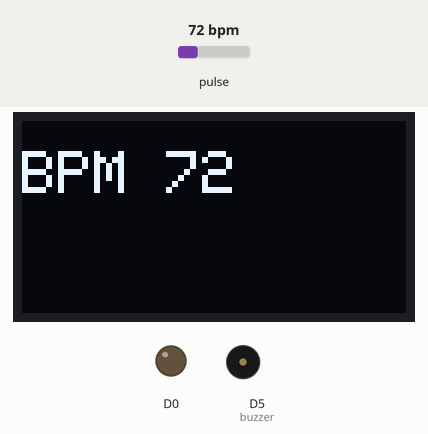
Simulated run of this program. Board: ESP8266 (Wemos D1 mini). On the bench: 128×64 one-colour display, output pins drawn as LEDs (lit = HIGH), buzzer (waves = sounding). Inputs (shaded band) come from the test bench; at power-on: pulse 72 bpm. WiFi joins after 1.5 s; servers stay silent unless stated; what the program prints to the serial monitor is not drawn.

Above: at 3.9 s.
4.0 s: pulse set to 42 bpm
At 4.4 s:
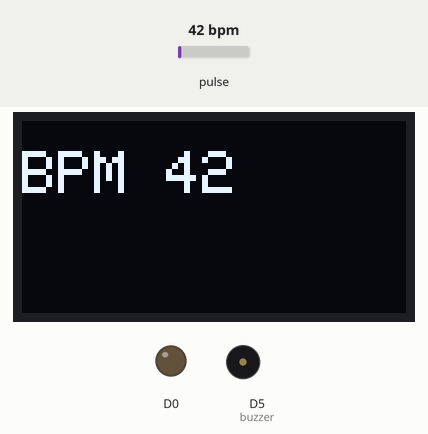
5.5 s: pulse set to 70 bpm
At 6.7 s:
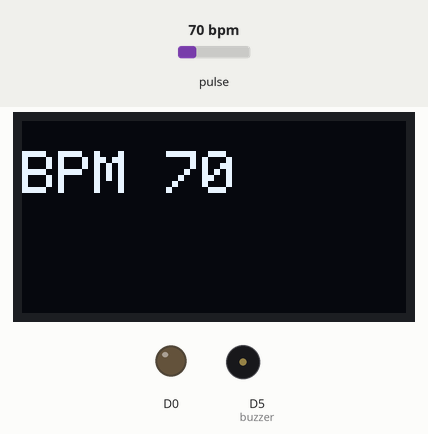
7.0 s: pulse set to 100 bpm
At 8.0 s:
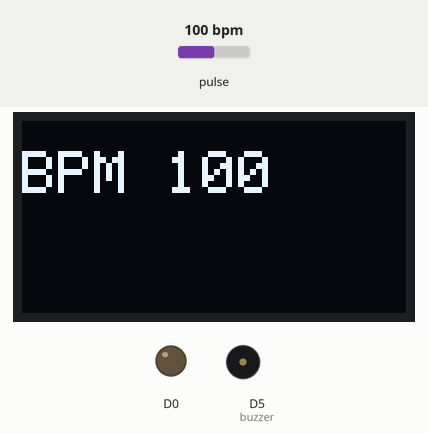
Timing chart, 0 to 10.0 s (numbered marks = the images above; inputs shaded):
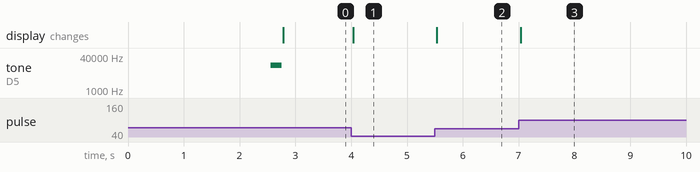

Measured:
- after the input at 4.0 s, the display: changes at once (image 1)
- after the input at 5.5 s, the display: changes at once (image 2)
- after the input at 7.0 s, the display: changes at once (image 3)

The program:

main.cpp
```cpp
/*--------Use This Sketch To------------------------------------------
1) Displays Beats per minture to oled screen.
2) Prints average Beats per minute to database.
2) Learn about using a PulseSensor Library "Object".
4) Blinks LED on PIN 13 with user's Heartbeat.
--------------------------------------------------------------------*/
#include <Wire.h>
#include <Adafruit_GFX.h>
#include "Adafruit_SSD1306.h"
#include <ESP8266WiFi.h>
#include <ESP8266HTTPClient.h>
#define USE_ARDUINO_INTERRUPTS false
#include <PulseSensorPlayground.h>

 // Set-up low-level interrupts for most acurate BPM math.
#define OLED_RESET 0

const char *ssid = "IOTTEST";        // Hoofdlettergevoelig
const char *password = "TESTIOTIOT"; // Hoofdlettergevoelig
const int http_port = 9000;
const int buzzer = D5;
Adafruit_SSD1306 display(OLED_RESET); //Address set here 0x3C that I found in the scanner, and pins defined as D2 (SDA/Serial Data), and D5 (SCK/Serial Clock).

const int OUTPUT_TYPE = SERIAL_PLOTTER;
//  Variables
const int PulseWire = 0; // PulseSensor PURPLE WIRE connected to ANALOG PIN 0
const int LED13 = 16;    // The on-board Arduino LED, close to PIN 13.
int Threshold = 550;     // Use the getting started project form pulse playground to fine tune this.

PulseSensorPlayground pulseSensor; // Creates an instance of the PulseSensorPlayground object called "pulseSensor"
unsigned long trackTime;           // Tracking time for when to make an API request.

/*
  For displaying an integer to the oled screen.
  @param BPM for displaying bpm to oled
*/
void draw(int BPM)
{

  display.clearDisplay();
  display.setTextWrap(false);
  display.setTextSize(2);
  display.setTextColor(WHITE);
  display.setCursor(0, 10);
  //Add stuff into the 'display buffer'
  Serial.println(BPM);
  //String BPMString = String("BPM" + 100);
  display.printf("BPM %d", BPM);
  //display.print(BPM);

  display.display(); //output 'display buffer' to screen
}

void setup()
{

  Serial.begin(9600);          // For Serial Monitor
  Serial.setDebugOutput(true); // debugging esp8266 wifi
  display.begin();
  display.setTextWrap(false);
  display.setTextSize(3);
  display.setTextColor(WHITE);
  display.setCursor(0, 10);
  draw(0);                 // set oled screen to 0
  pinMode(buzzer, OUTPUT); // for making the buzzer buzzzzzzzzz

  // write the buffer to the display

  // Configure the PulseSensor object, by assigning our variables to it.
  pulseSensor.analogInput(PulseWire);
  pulseSensor.blinkOnPulse(LED13);
  pulseSensor.fadeOnPulse(LED13);

  pulseSensor.setThreshold(Threshold);

  // if pulkseensor is not connected or is not initialised yet keep trying
  while (!pulseSensor.begin())
  {
    delay(2000);
    Serial.println("\nwaiting");
  }
  WiFi.begin(ssid, password);         // Connect to WiFi
  WiFi.setSleepMode(WIFI_NONE_SLEEP); // for making the esp8266 less likely to disconnect on an active socket.
  // while wifi not connected yet, print '.'
  // then after it connected, get out of the loop
  while (WiFi.status() != WL_CONNECTED)
  {
    delay(2500);
    tone(buzzer, 15000);
    delay(200);
    noTone(buzzer);
    Serial.print(".");
  }
  // IP adres.
  Serial.print("IP: ");
  Serial.println(WiFi.localIP());
  trackTime = millis(); // so we make an api request the moment the loop starts.
}
int httpCode;
String postdata;
void loop()
{
  int myBPM = pulseSensor.getBeatsPerMinute(); // Calls function on our pulseSensor object that returns BPM as an "int".

  if (trackTime + 250000 <= millis())
  {
    trackTime = millis();
    Serial.println("Time Reached");
    if (WiFi.status() == WL_CONNECTED)
    { //Check WiFi connection status
      Serial.println("Trying to make http request");

      HTTPClient http;
      //http.begin("http://localhost:9000/bpms");
      http.begin("192.168.137.1", http_port, "/bpms"); // specifiy destination, change this to your ip <<<<<<<<<<<<<<<<<<<<<<<
      httpCode = http.GET();                      //Send the request
      if (httpCode > 0)
      {                                    //Check the returning code
        String payload = http.getString(); //Get the request response payload

        Serial.println(payload); //Print the response payload
      }
      http.end();                                                          //Close connection
      http.begin("192.168.137.1", http_port, "/bpm");                           // specifiy destination, change this to your ip <<<<<<<<<<<<<<<<<<<<<<
      http.addHeader("Content-Type", "application/x-www-form-urlencoded"); //Specify content-type header
      postdata = "bpm=" + String(myBPM);
      Serial.println(postdata);
      httpCode = http.POST(postdata);
      Serial.println(myBPM); //Send the request
      if (httpCode > 0)
      {
        String payload = http.getString(); //Get the response payload
        Serial.println("Return code");
        Serial.println(httpCode); //Print HTTP return code
        Serial.println(payload);  //Print request response payload
        Serial.println("Printed request response payload");

        http.end(); //Close connection
      }
    }
    else
    {
      Serial.println("Error in WiFi connection");
    }
  }


  // test if a 'beat' has happend.
  if (pulseSensor.sawNewSample())
  {
    draw(myBPM); // Print the value inside of myBPM.

  }

}
```
